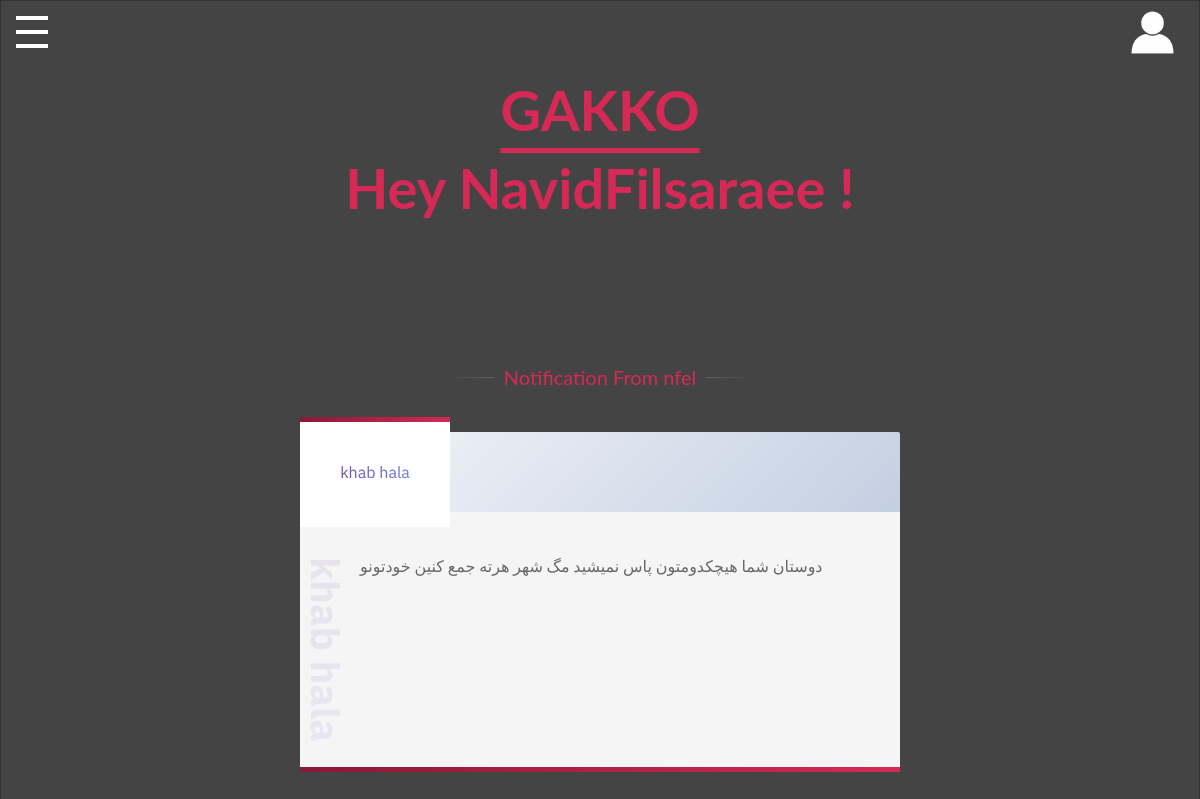
Page /edu/bulletin/2 (signed in) on the committed database.
### user/models.py (models this page shows, shortened)
class User(AbstractUser):
    university_id = models.CharField(max_length=255,auto_created=True, primary_key=True)
    user_choices = (
        ('S', 'student'),
        ('T', 'teacher'),
        ('U', 'university_staff'),
    )
    user_type = models.CharField(max_length=1, choices=user_choices)
    objects = UserManager()
    students = Student()
    teachers = Teacher()
    uni = University_staff()

### education/models.py (models this page shows, shortened)
class BulletinBoard(models.Model):
    title = models.CharField(max_length=100)
    description = models.TextField(max_length=255)
    publisher = models.ForeignKey(User, on_delete=models.CASCADE)
    course = models.ForeignKey(
        Course, on_delete=models.CASCADE, null=True, blank=True)
    class Meta:
        ordering = ['-id']

### education/views.py (the view)
# urls.py: path('bulletin/<int:pk>', BulletinBoardDetailView.as_view(), name='bulletin-detail'),
class BulletinBoardDetailView(DetailView):
    model = BulletinBoard

### education/templates/education/bulletinboard_detail.html
{% extends 'base.html' %}
{% load static %}
{% block content %}
  <link rel="stylesheet" href="{% static 'css/course-detail.css' %}">
<div class="skills">
          <hr class="hr-text" data-content="Notification From {{object.publisher.username}} ">
        </div>
<section id="wrapper">
   <div class="content">
      <div class="tabs">
         <button class="tablinks active" data-country="{{object.title}}"><p data-title="{{object.title}}">{{object.title}}</p></button>
      </div>
      <div class="wrapper_tabcontent">
         <div id="{{title}}" class="tabcontent active">
            <h3>{{object.title}}</h3>
                  <p>{{object.description}}</p>
               <br>
         </div>
      </div>
   </div>
</section>
{% endblock content %}

### templates/base.html (shortened to what this page needs)
{% load static %}
{% load cache %}
<!DOCTYPE html>
<html>
<head>
  <link rel="stylesheet" href="{% static 'css/style.css' %}">
  <link rel="stylesheet" href="{% static 'css/search.css' %}">
  <link rel="stylesheet" href="{% static 'css/sidebar.css' %}">
</head>
<body>
  <h1 style="font-family: 'lato';font-size:3.5em;color: #d62956;text-align: center;">
    <strong ><a href='#' style='    color: #d62956;     text-underline-offset: 16.5px;'>GAKKO</a></strong>
    <br>
    {% if request.user.is_authenticated %}
    Hey {{request.user.username}} !
    {% else %}
    Wellcome Stranger :-)
    {% endif %}
  </h1>
  <div>
    <label for="navcheck" aria-hidden="true" title="menu">
      <span class="burger">
        <span class="bar">
        </span>
      </span>
    </label>
      </div>
  <div>
    <a href="http://{{ request.META.HTTP_HOST }}/admin/"><img src="{% static 'img/profile.png' %}" alt="profile" style="position: fixed;
    top: 10px;
    right: 25px;
    width: 45px;
    height: 45px;"></a>
  </div>
  <main>
  <div class='content' id='main-content'>
    {% block content %}
    {% endblock content %}
  </div>
  </main>
</body>
</html>

### static/css/style.css (style rules this page uses)
html { --scrollbarBG: #262a2b; --thumbBG: #d62956; }
body { scrollbar-width: thin; scrollbar-color: var(--thumbBG) var(--scrollbarBG); }
div { scrollbar-width: thin; scrollbar-color: var(--thumbBG) var(--scrollbarBG); }
html { overflow: hidden; }
body { height: 100vh; overflow-y: auto; margin: 0 auto; padding: 2rem; font: 100%/1.4 serif; border: 1px solid rgba(0, 0, 0, 0.25) }
p { margin: 0 0 1.5em; }

### static/css/sidebar.css (style rules this page uses)
label { position: absolute; margin: 0; padding: 0; border: none; outline: none; background: none; cursor: pointer; }
label::before { position: fixed; z-index: 1; top: 0; left: 0; right: 0; bottom: 0; background-color: rgba(10, 38, 57, 0.75); content: ""; opacity: 0; pointer-events: none; transition: opacity 0.5s cubic-bezier(0.19, 1, 0.22, 1); }
label .burger { position: fixed; top: 1em; left: 1em; z-index: 3; width: 2em; height: 2em; margin: 0; padding: 0; transition: opacity 0.5s cubic-bezier(0.19, 1, 0.22, 1); }
label .burger::before, label .burger .bar, label .burger::after { position: absolute; left: 0; display: block; width: 100%; height: 12%; background: white; content: ""; transition: all 0.5s cubic-bezier(0.19, 1, 0.22, 1); }
label .burger .bar { top: 44%; }
label .burger::before { top: 0; transform-origin: top left; }
label .burger::after { bottom: 0; transform-origin: bottom left; }
main { overflow: hidden; }
main .content { transform: translate3d(0, 0, 0); will-change: transform, filter; transition: all 0.5s cubic-bezier(0.19, 1, 0.22, 1); }
body { overflow-x: hidden; background: #444; color: white; font: 1em/1.4 "lato"; }
main { padding: 5% 0; }
h1 { font: 2.5em/1.4 "roboto condensed"; font-weight: 700; }
.skills { max-width: 50%; margin: 40px auto; text-align: center; }
.skills .hr-text { font-size: 20px; position: relative; border: 0; height: 1.5em; }
.skills .hr-text:before { content: ""; background: linear-gradient(to right, transparent, #b2b2b2, transparent); position: absolute; left: 0; top: 50%; width: 100%; height: 1px; }
.skills .hr-text:after { content: attr(data-content); position: relative; display: inline-block; color: black; padding: 0 0.5em; line-height: 1.5em; color: #d62956; background-color: #444444; }

### rows in the picture
User: user.username "NavidFilsaraee"
BulletinBoard: title "khab hala", description "دوستان شما هیچکدومتون پاس نمیشید مگ شهر هرته جمع کنین خودتونو"
